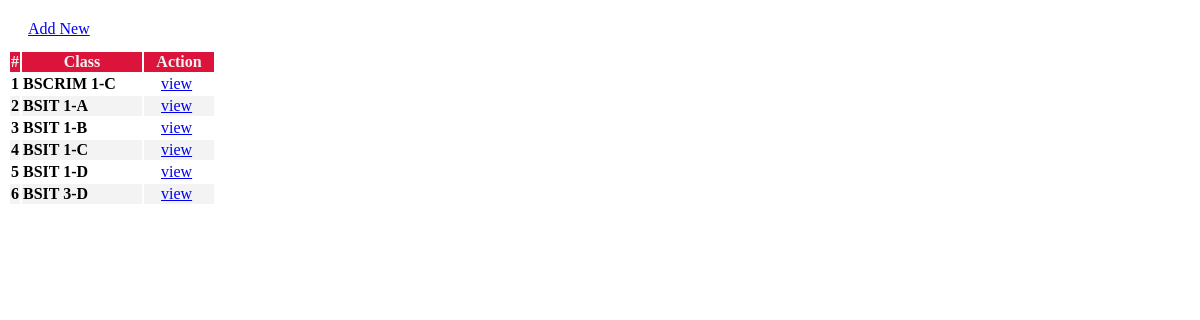
/admin/clone.php, run on an earlier commit of the app's database.
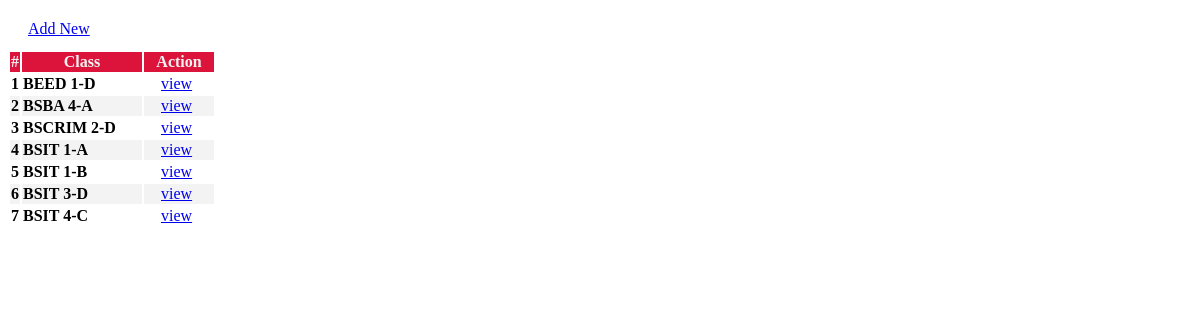
And on a later commit of the database.
### tables this page shows
CREATE TABLE `class_list` (
  `id` int(30) NOT NULL,
  `curriculum` text NOT NULL,
  `level` text NOT NULL,
  `section` text NOT NULL,
  `class_code` varchar(10) NOT NULL,
  `teacher_id` varchar(10) NOT NULL,
  `subject_id` varchar(10) NOT NULL
);

### admin/clone.php (the view, shortened to what this page needs)
<?php include'db_connect.php' ?>
<div class="col-lg-12">
	<div class="card card-outline card-primary">
		<div class="card-header">
			<div class="card-tools">
				<a class="btn btn-block btn-sm btn-default btn-flat border-primary new_class" href="javascript:void(0)"><i class="fa fa-plus"></i> Add New</a>
			</div>
		</div>
		<div class="card-body">
			<table class="table tabe-hover table-bordered styled-table" id="list">
				<colgroup>
					<col width="5%">
					<col width="60%">
				</colgroup>
				<thead>
					<tr>
						<th class="text-center">#</th>
						<th>Class</th>
						<th>Action</th>
					</tr>
				</thead>
				<tbody>
					<?php
					$i = 1;
					$qry = $conn->query("SELECT *,concat(curriculum,' ',level,'-',section) as `class` FROM class_list order by class asc ");
					while($row= $qry->fetch_assoc()):
					?>
					<tr>
						<th class="text-center"><?php echo $i++ ?></th>
						<td><b><?php echo $row['class'] ?></b></td>
						<td class="text-center">
							<div class="btn-group">
								<button type="button" class="btn btn-danger btn-flat delete_class" data-id="<?php echo $row['id'] ?>">
								</button>
								<a class="dropdown-item class_student manage-students-btn" href="index.php?page=class_students&id=<?php echo $row['id'] ?>">view</a>
							</div>
						</td>
					</tr>
					<?php endwhile; ?>
				</tbody>
			</table>
		</div>
	</div>
</div>

### admin/clone.php (style rules this page uses)
.styled-table tbody tr { border-bottom: 1px solid #dddddd; }
.styled-table tbody tr:nth-of-type(even) { background-color: #f3f3f3; }
.styled-table tbody tr:last-of-type { border-bottom: 2px solid #009879; }
.card-primary.card-outline { border-top: none; }
thead th { background-color: #dc143c; color: #f3f3f3; font-weight: bold; }
.card-header { background-color: transparent; border-bottom: none; padding: .75rem 1.25rem; position: relative; border-top-left-radius: .25rem; border-top-right-radius: .25rem; }
.btn-danger { color: red; background-color: transparent; border: none; }

What changed in the data, as far as the page shows it:
removed class_list: class "BSCRIM 1-C"
removed class_list: class "BSIT 1-C"
removed class_list: class "BSIT 1-D"
added class_list: class "BEED 1-D"
added class_list: class "BSBA 4-A"
added class_list: class "BSCRIM 2-D"
added class_list: class "BSIT 4-C"
